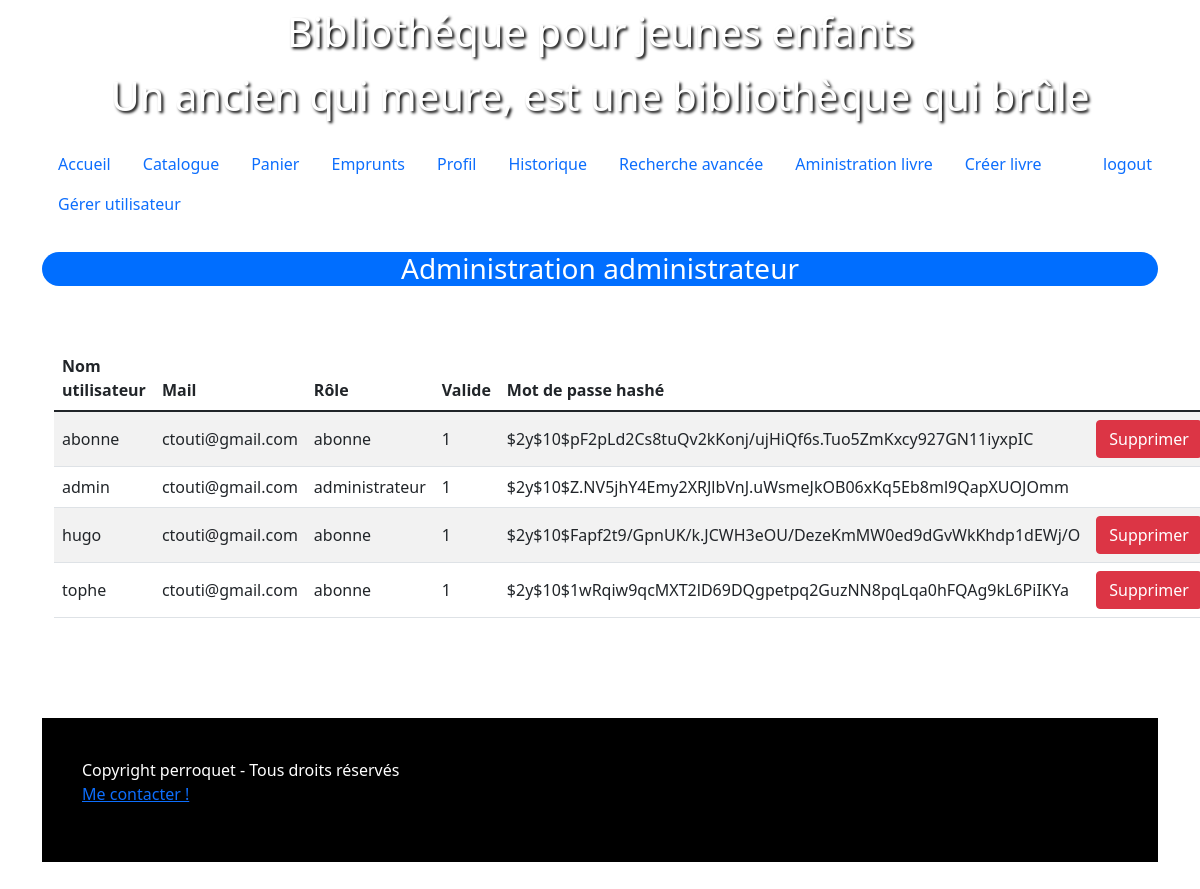
Page /index.php?action=admin (signed in) on the committed database.
### model/Connexion.class.php (called while the page is built, shortened)
<?php
abstract class Connexion {
    private static $pdo;
    private static function setBdd(){
        self::$pdo = new PDO("mysql:host=localhost;dbname=biblio;charset=utf8","root","");
        self::$pdo->setAttribute(PDO::ATTR_ERRMODE,PDO::ERRMODE_WARNING);
    }
    protected function getBdd(){
        return self::$pdo;
    }
}

### model/UsersDao.class.php (called while the page is built, shortened)
<?php
require_once "Connexion.class.php";
require_once "User.class.php";
class UsersDao extends Connexion {
     private $users;
    function lireUsers(){
        $stmt = $this->getBdd()->prepare("SELECT * FROM utilisateur");
        $stmt->execute();
        $bddUsers = $stmt->fetchAll(PDO::FETCH_ASSOC);
        foreach($bddUsers as $user){
            $u=new User($user['login'], $user['password'],$user['mail'], $user['role'],$user['image'], $user['est_valide']);
            $this->users[]=$u;
        }
        return $this->users;
    }
}

### model/User.class.php (called while the page is built, shortened)
<?php
class User {
    private $login;
    private $password;
    private $mail;
    private $role;
    private $estValide;
    function __construct($login, $password, $mail, $role, $image, $estValide) {
        $this->login = $login;
        $this->password = $password;
        $this->mail = $mail;
        $this->role = $role;
        $this->estValide = $estValide;
    }
    public function getLogin() {
        return $this->login;
    }
    public  function getPassword() {
        return $this->password;
    }
    public function getMail() {
        return $this->mail;
    }
    public function getRole() {
        return $this->role;
    }
    public function getEstValide() {
        return $this->estValide;
    }
}

### vue/admin.view.php (the view, shortened to what this page needs)
<div class="container">
    <table class="table table-striped">
      <thead>
        <tr>
          <th scope="col">Nom utilisateur</th>
          <th scope="col">Mail</th>
          <th scope="col">Rôle</th>
          <th scope="col">Valide</th>
          <th scope="col">Mot de passe hashé</th>
        </tr>
      </thead>
      <tbody>
        <?php foreach($users as $user) { ?>
          <tr class="align-middle">
            <td><?php echo $user->getLogin(); ?></td>
            <td><?php echo $user->getMail(); ?></td>
            <td><?php echo $user->getRole(); ?></td>
            <td><?php echo $user->getEstValide(); ?></td>
            <td><?php echo $user->getPassword(); ?></td>
            <td>
                <?php if($user->getRole() == "abonne"){ ?>
                <a href="index.php?action=supprimer-user&user=<?= $user->getLogin(); ?>" class="btn btn-danger">Supprimer</a>
                <?php } ?>
            </td>
          </tr>
        <?php } ?>
      </tbody>
    </table>
</div>
<?php
    require "template.view.php";
?>

### rows in the picture
utilisateur: login "abonne", mail "ctouti@gmail.com", role "abonne", est_valide "1", password "$2y$10$pF2pLd2Cs8tuQv2kKonj/ujHiQf6s.Tuo5ZmKxcy927GN11iyxpIC"
utilisateur: login "admin", mail "ctouti@gmail.com", role "administrateur", est_valide "1", password "$2y$10$Z.NV5jhY4Emy2XRJlbVnJ.uWsmeJkOB06xKq5Eb8ml9QapXUOJOmm"
utilisateur: login "hugo", mail "ctouti@gmail.com", role "abonne", est_valide "1", password "$2y$10$Fapf2t9/GpnUK/k.JCWH3eOU/DezeKmMW0ed9dGvWkKhdp1dEWj/O"
utilisateur: login "tophe", mail "ctouti@gmail.com", role "abonne", est_valide "1", password "$2y$10$1wRqiw9qcMXT2lD69DQgpetpq2GuzNN8pqLqa0hFQAg9kL6PiIKYa"

### other values in the picture
$titre "Administration administrateur"
